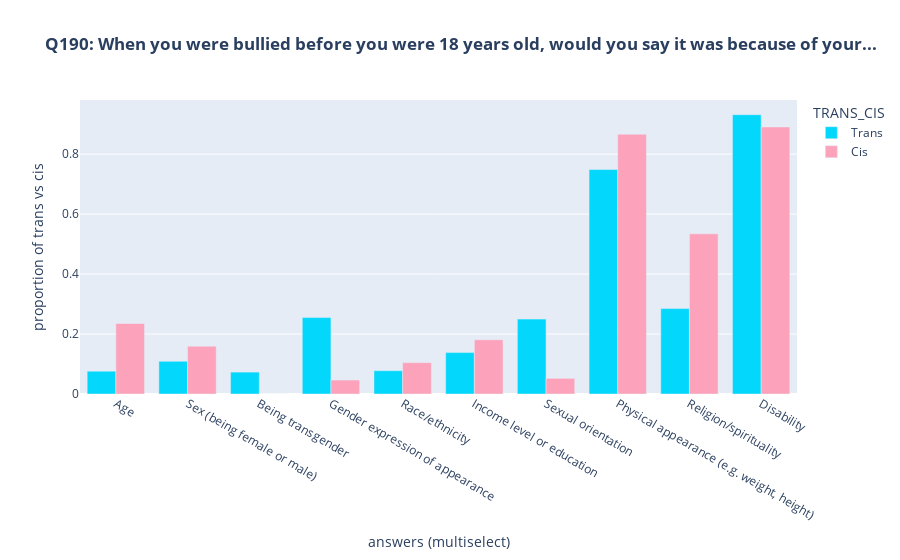

The code cell stored with this chart in its notebook:
### Code cell
q190_graph = px.bar(
    graph_df, x='variable', y='value', 
    barmode='group',
    color='TRANS_CIS',
    color_discrete_sequence=['#03d7fc', '#fca2bb'],
    title='<b>Q190: When you were bullied before you were 18 years old, would you say it was because of your...</b>'
)
q190_graph.update_yaxes(
    title='proportion of trans vs cis'
)
q190_graph.update_xaxes(
    title='answers (multiselect)'
)
q190_graph.show()

### Figure 1 — Plotly figure (JSON) as saved in the notebook; plotly's stock layout.template omitted (floating-point values rounded to 4 significant figures)
{"data": [{"alignmentgroup": "True", "hovertemplate": "TRANS_CIS=Trans<br>variable=%{x}<br>value=%{y}<extra></extra>", "legendgroup": "Trans", "marker": {"color": "#03d7fc", "pattern": {"shape": ""}}, "name": "Trans", "offsetgroup": "Trans", "orientation": "v", "showlegend": true, "textposition": "auto", "type": "bar", "x": ["Age", "Sex (being female or male)", "Being transgender", "Gender expression of appearance", "Race/ethnicity", "Income level or education", "Sexual orientation", "Physical appearance (e.g. weight, height)", "Religion/spirituality", "Disability"], "xaxis": "x", "y": [0.07605, 0.1091, 0.07302, 0.2548, 0.07766, 0.138, 0.2499, 0.7485, 0.2849, 0.9315], "yaxis": "y"}, {"alignmentgroup": "True", "hovertemplate": "TRANS_CIS=Cis<br>variable=%{x}<br>value=%{y}<extra></extra>", "legendgroup": "Cis", "marker": {"color": "#fca2bb", "pattern": {"shape": ""}}, "name": "Cis", "offsetgroup": "Cis", "orientation": "v", "showlegend": true, "textposition": "auto", "type": "bar", "x": ["Age", "Sex (being female or male)", "Being transgender", "Gender expression of appearance", "Race/ethnicity", "Income level or education", "Sexual orientation", "Physical appearance (e.g. weight, height)", "Religion/spirituality", "Disability"], "xaxis": "x", "y": [0.2351, 0.1592, 0, 0.04651, 0.1045, 0.1809, 0.05221, 0.8662, 0.5342, 0.8906], "yaxis": "y"}], "layout": {"barmode": "group", "legend": {"title": {"text": "TRANS_CIS"}, "tracegroupgap": 0}, "title": {"text": "<b>Q190: When you were bullied before you were 18 years old, would you say it was because of your...</b>"}, "xaxis": {"anchor": "y", "domain": [0, 1], "title": {"text": "answers (multiselect)"}}, "yaxis": {"anchor": "x", "domain": [0, 1], "title": {"text": "proportion of trans vs cis"}}}}
